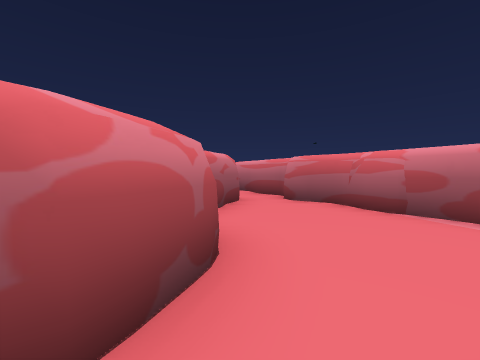
view 1 (above)

24 first-person views from a walk through a Unity game level. The camera is 1.4 m above the floor, tilts 2° down and sees 90° across. The floor is counted in squares, 2 m on a side. Each view is taken from the middle of a square. On the plan, view 1 faces up. The plan holds only what a view shows up to about 9 squares ahead; the rest is blank. The place goes on beyond the plan. The player character is not drawn.

view 2
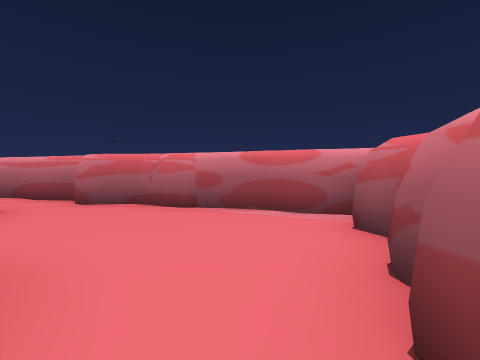

view 3
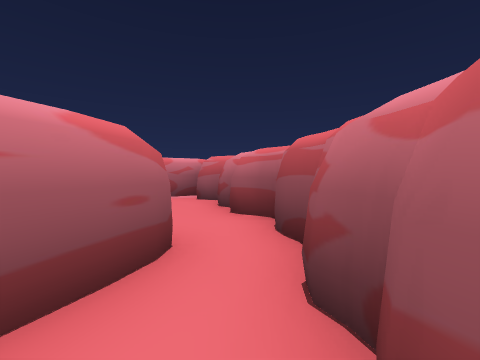

view 4
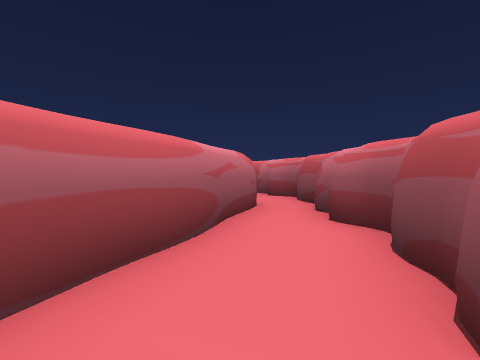

view 5
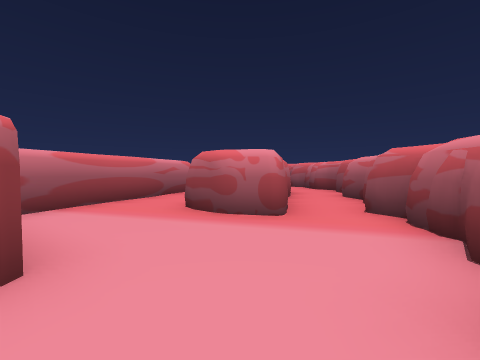

view 6
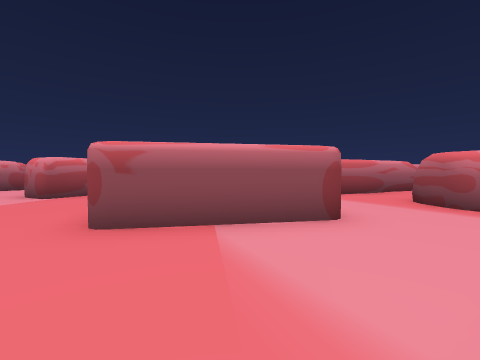

view 7
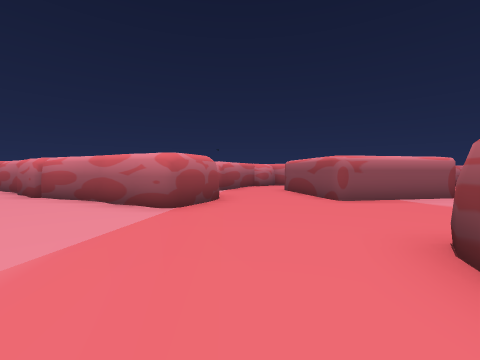

view 8
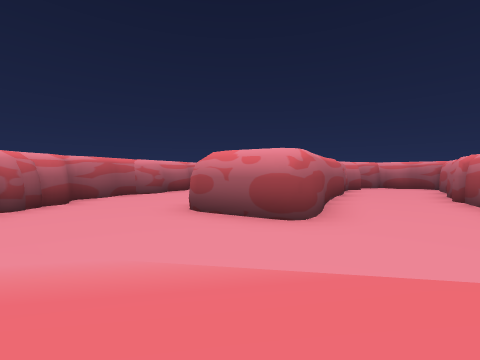

view 9
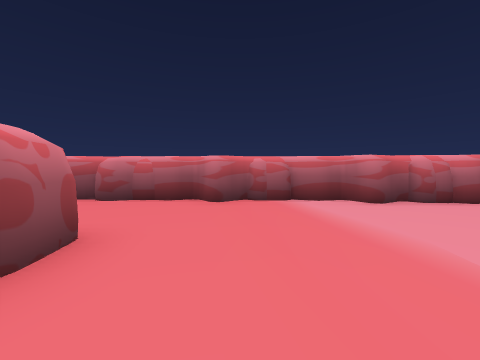

view 10
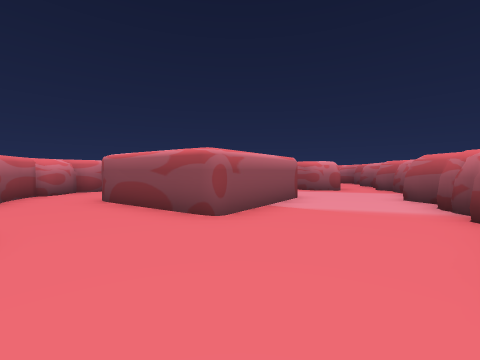

view 11
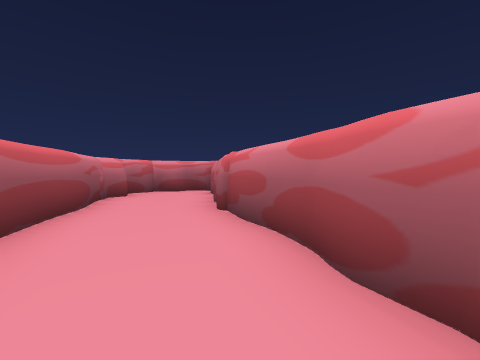

view 12
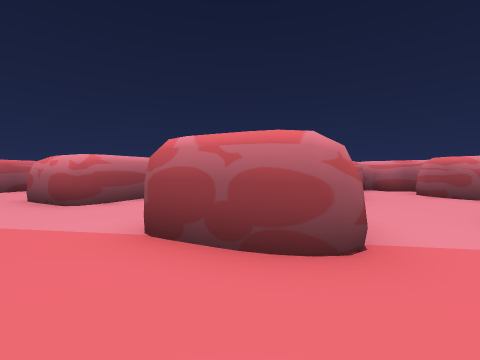

view 13
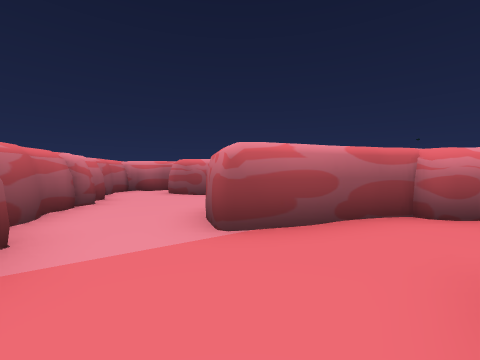

view 14
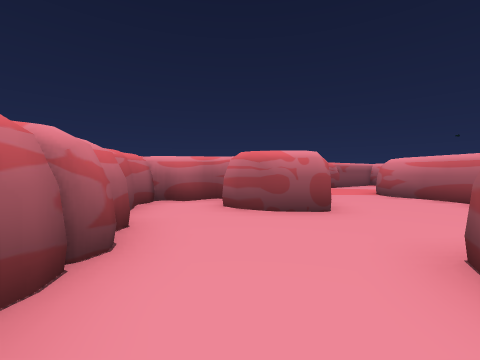

view 15
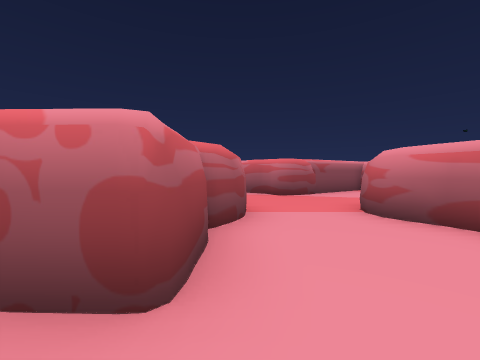

view 16
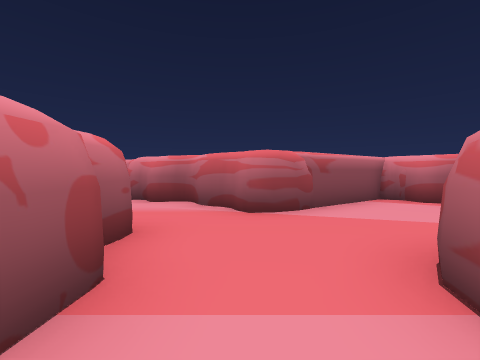

view 17
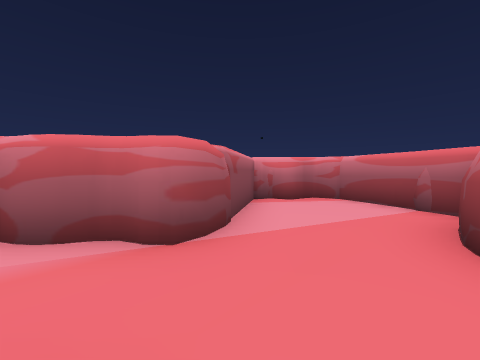

view 18
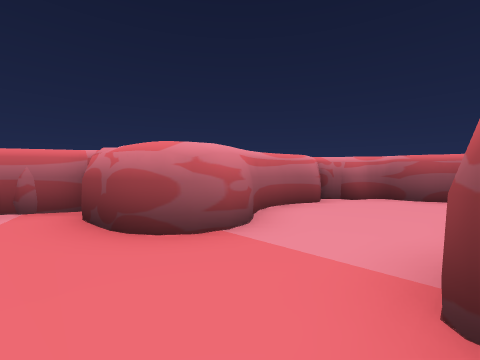

view 19
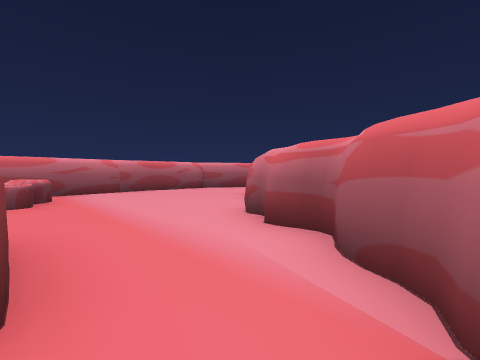

view 20
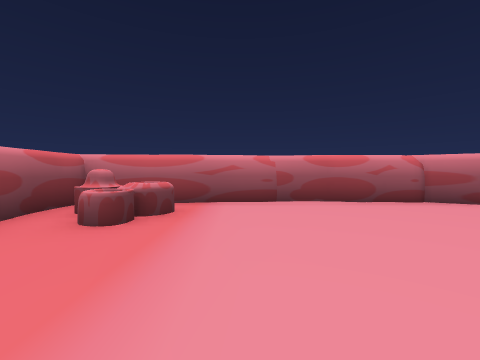

view 21
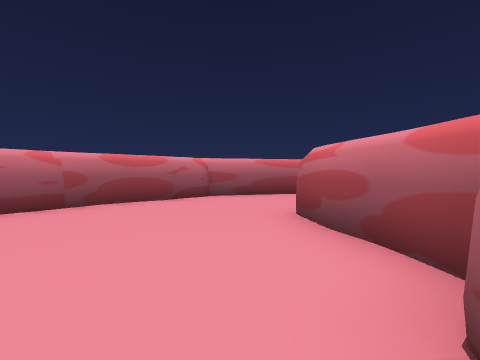

view 22
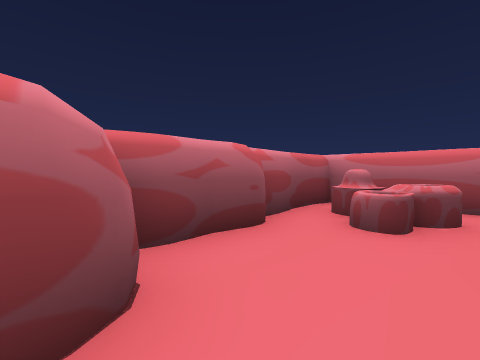

view 23
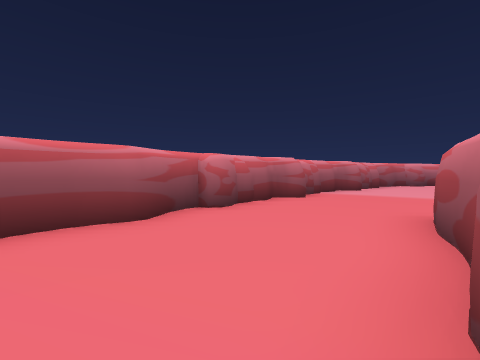

view 24
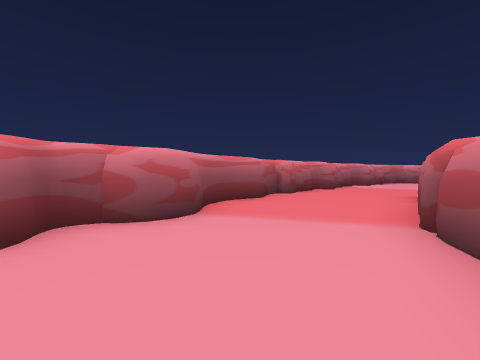

### Floor plan
Key: @ floor where view 1 was taken; # wall or solid block; . floor; = window, fence, low wall or low ledge; ^ raised ledge.
Columns run from 24 left of view 1 to 4 right of it. Each row starts with its distance up from view 1.
 25       ##
 24       #.
 23      ##..
 22      #...##
 21      #....##
 20      #.....#
 19      #.....#### ####
 18      #........###..#
 17      #.=...........#
 16      #.=^..##......#
 15      #...####...####
 14      #########..#
 13     #########...#
 12     #..##..##...#
 11     #...##......#
 10     #...##......#
  9     #...##...####       ##
  8     ##..##...######     .##
  7      #...##..#....#     ..#
  6 #    #...##......      #..##
  5 #..  ##..###...#       #...#
  4 #...###.......##        ...##
  3 #............##   ###   ....#
  2 ##...........### ...####....#
  1  ##............##.....##...##
  0   ##......#........#....@###
 -1    #.....## ......########
 -2    ##.....######...###
 -3     ##.....### ##.......
 -4      ##......#  ######..
 -5       ##.......      ###
 -6        ###......
 -7          ###...
 -8            #..
 -9            ###

Positions as (right, up) in squares from view 1, and headings:
1: (0, 0), facing up
2: (0, 0), facing up-right
3: (-3, 0), facing right
4: (-6, 1), facing right
5: (-10, -1), facing right
6: (-12, -1), facing up-right
7: (-17, 0), facing up-right
8: (-16, 1), facing up-left
9: (-15, 2), facing down-left
10: (-15, 2), facing right
11: (-16, 4), facing up
12: (-12, 3), facing up-left
13: (-11, 4), facing up
14: (-13, 7), facing up
15: (-11, 10), facing up
16: (-10, 13), facing up
17: (-11, 15), facing up-right
18: (-11, 16), facing down-right
19: (-10, 16), facing up-left
20: (-13, 18), facing left
21: (-13, 18), facing up-left
22: (-13, 17), facing down-left
23: (-12, -4), facing left
24: (-9, -6), facing left
